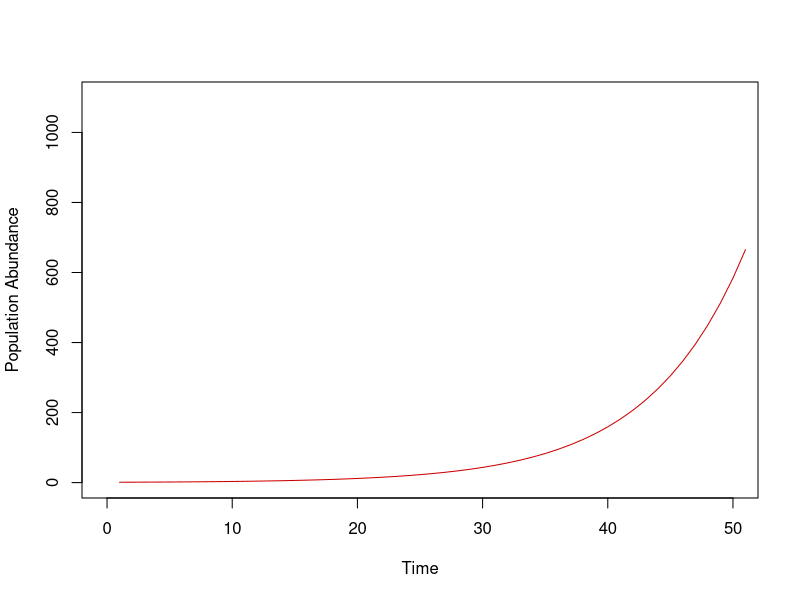
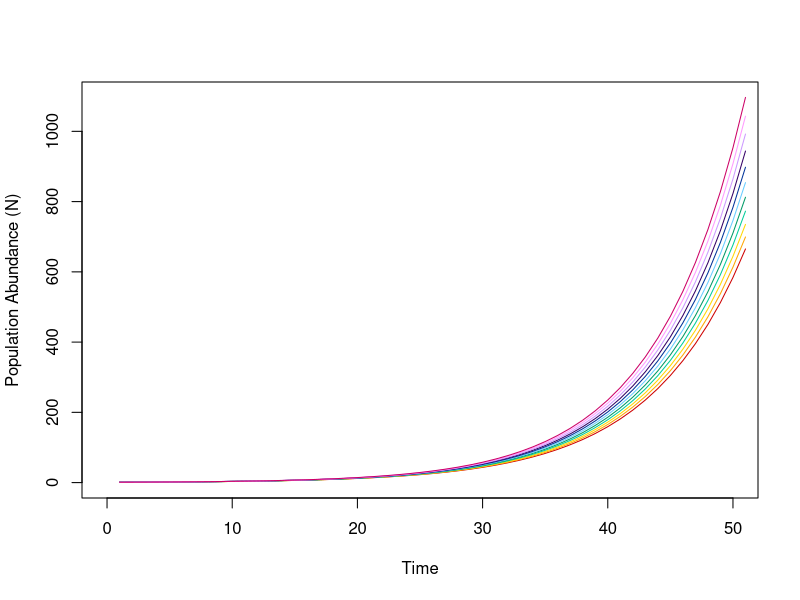

Source code (R) for these figures, in order:
## ---- chunk 1
N <- c(); N[1] <- 1
t <- seq(0, 50, 1)
r <- 0.13

for (i in 2:length(t)){
  N[i] <- N[i - 1]*exp(r)
}

plot(N, xlim = c(0, 50), ylim = c(0, 1100), xlab = "Time", ylab = "Population Abundance", type = "l", lwd = 1, col = "red3")

## When r varies
t <- seq(0, 50, 1)
r <- seq(0.13, 0.14, 0.001)

df <- c()
for (i in 1:length(r)){
  N <- c(); N[1] <- 1
  for (j in 2:length(t)){
    N[j] <- N[j - 1]*exp(r[i])
  }
  df <- cbind(df, N)
}

cols <- c("red3", "orange1", "gold", "#00CC99", "#009966", "#66CCFF", "#003399", "#330066", "#CC99FF", "#FF99FF", "#CC0066")
plot(1, 1, pch = "", xlim = c(0, 50), ylim = c(0, max(df)), xlab = "Time", ylab = "Population Abundance (N)")
for (i in 1:ncol(df)){
  points(df[ ,i], col = cols[i], type = "l", lwd = 1)
}
## ---- chunk 2

## ---- chunk 3

## ---- chunk 4

